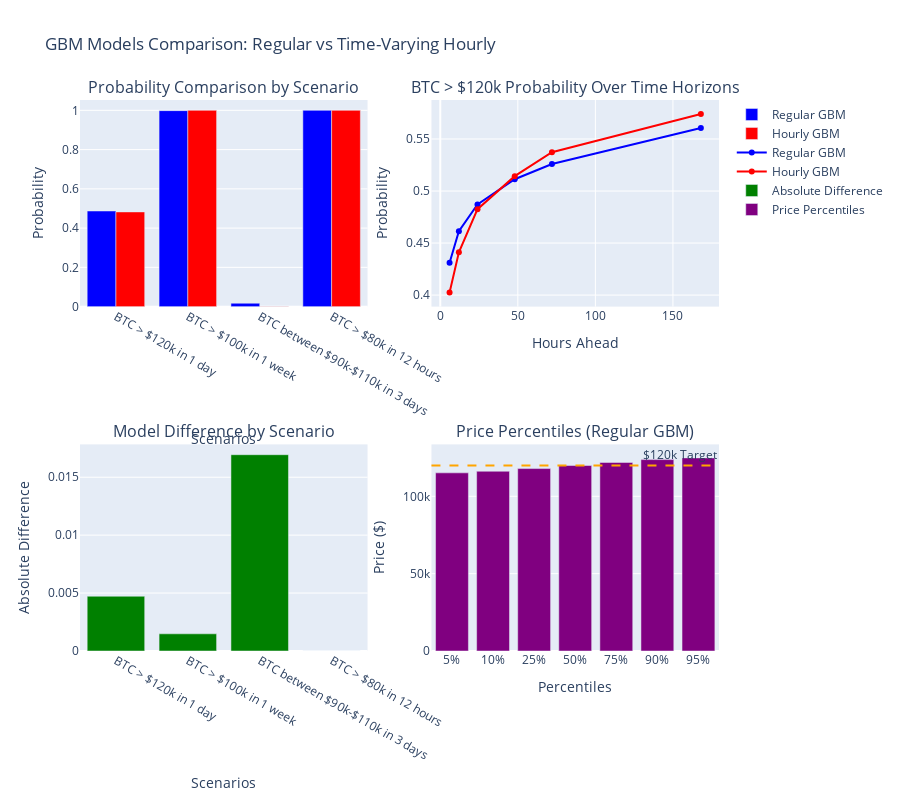

The notebook cell this image was saved under:
### Code cell
# Create main comparison visualization
fig = make_subplots(
    rows=2, cols=2,
    subplot_titles=[
        'Probability Comparison by Scenario',
        'BTC > $120k Probability Over Time Horizons',
        'Model Difference by Scenario',
        'Price Percentiles (Regular GBM)'
    ],
    specs=[[{"type": "bar"}, {"type": "scatter"}],
           [{"type": "bar"}, {"type": "bar"}]]
)

# 1. Probability comparison by scenario
scenarios_names = [r['scenario'] for r in comparison_results]
regular_probs = [r['regular_prob'] for r in comparison_results]
hourly_probs = [r['hourly_template_prob'] for r in comparison_results]

fig.add_trace(
    go.Bar(name="Regular GBM", x=scenarios_names, y=regular_probs, marker_color='blue'),
    row=1, col=1
)
fig.add_trace(
    go.Bar(name="Hourly GBM", x=scenarios_names, y=hourly_probs, marker_color='red'),
    row=1, col=1
)

# 2. BTC > $120k probability over different time horizons
time_horizons_hours = [6, 12, 24, 48, 72, 168]  # 6h to 1 week
time_horizons_days = [h/24 for h in time_horizons_hours]
regular_probs_time = []
hourly_probs_time = []

for hours, days in zip(time_horizons_hours, time_horizons_days):
    reg_p = regular_gbm.p_above_target(current_btc_price, 120000, days)
    hour_p = hourly_5min_gbm.p_above_target(current_time, current_btc_price, 120000, hours)
    regular_probs_time.append(reg_p)
    hourly_probs_time.append(hour_p)

fig.add_trace(
    go.Scatter(x=time_horizons_hours, y=regular_probs_time, 
               mode='lines+markers', name="Regular GBM", line=dict(color='blue')),
    row=1, col=2
)
fig.add_trace(
    go.Scatter(x=time_horizons_hours, y=hourly_probs_time, 
               mode='lines+markers', name="Hourly GBM", line=dict(color='red')),
    row=1, col=2
)

# 3. Model difference by scenario
differences = [r['diff_regular_hourly'] for r in comparison_results]
fig.add_trace(
    go.Bar(x=scenarios_names, y=differences, marker_color='green', name="Absolute Difference"),
    row=2, col=1
)

# 4. Price percentiles for BTC > $120k scenario
percentiles = ['5%', '10%', '25%', '50%', '75%', '90%', '95%']
percentile_values = [regular_analysis['price_percentiles'][p] for p in percentiles]

fig.add_trace(
    go.Bar(x=percentiles, y=percentile_values, marker_color='purple', name="Price Percentiles"),
    row=2, col=2
)

# Add horizontal line for $120k target
fig.add_hline(y=120000, line_dash="dash", line_color="orange", 
              annotation_text="$120k Target", row=2, col=2)

# Update layout
fig.update_xaxes(title_text="Scenarios", row=1, col=1)
fig.update_yaxes(title_text="Probability", row=1, col=1)

fig.update_xaxes(title_text="Hours Ahead", row=1, col=2)
fig.update_yaxes(title_text="Probability", row=1, col=2)

fig.update_xaxes(title_text="Scenarios", row=2, col=1)
fig.update_yaxes(title_text="Absolute Difference", row=2, col=1)

fig.update_xaxes(title_text="Percentiles", row=2, col=2)
fig.update_yaxes(title_text="Price ($)", row=2, col=2)

fig.update_layout(
    height=800,
    title_text="GBM Models Comparison: Regular vs Time-Varying Hourly",
    showlegend=True
)

fig.show()

### Figure 1 — Plotly figure (JSON) as saved in the notebook; plotly's stock layout.template omitted (floating-point values rounded to 4 significant figures)
{"data": [{"marker": {"color": "blue"}, "name": "Regular GBM", "type": "bar", "x": ["BTC > $120k in 1 day", "BTC > $100k in 1 week", "BTC between $90k-$110k in 3 days", "BTC > $80k in 12 hours"], "xaxis": "x", "y": [0.4871, 0.9985, 0.01731, 1], "yaxis": "y"}, {"marker": {"color": "red"}, "name": "Hourly GBM", "type": "bar", "x": ["BTC > $120k in 1 day", "BTC > $100k in 1 week", "BTC between $90k-$110k in 3 days", "BTC > $80k in 12 hours"], "xaxis": "x", "y": [0.4824, 1.0, 0.0003616, 1], "yaxis": "y"}, {"line": {"color": "blue"}, "mode": "lines+markers", "name": "Regular GBM", "type": "scatter", "x": [6, 12, 24, 48, 72, 168], "xaxis": "x2", "y": [0.4312, 0.4614, 0.4871, 0.5114, 0.526, 0.5605], "yaxis": "y2"}, {"line": {"color": "red"}, "mode": "lines+markers", "name": "Hourly GBM", "type": "scatter", "x": [6, 12, 24, 48, 72, 168], "xaxis": "x2", "y": [0.4024, 0.4412, 0.4826, 0.5143, 0.5374, 0.574], "yaxis": "y2"}, {"marker": {"color": "green"}, "name": "Absolute Difference", "type": "bar", "x": ["BTC > $120k in 1 day", "BTC > $100k in 1 week", "BTC between $90k-$110k in 3 days", "BTC > $80k in 12 hours"], "xaxis": "x3", "y": [0.004727, 0.001484, 0.01694, 0], "yaxis": "y3"}, {"marker": {"color": "purple"}, "name": "Price Percentiles", "type": "bar", "x": ["5%", "10%", "25%", "50%", "75%", "90%", "95%"], "xaxis": "x4", "y": [115200.0, 116200.0, 117900.0, 119900.0, 121900.0, 123700.0, 124800.0], "yaxis": "y4"}], "layout": {"annotations": [{"font": {"size": 16}, "showarrow": false, "text": "Probability Comparison by Scenario", "x": 0.225, "xanchor": "center", "xref": "paper", "y": 1, "yanchor": "bottom", "yref": "paper"}, {"font": {"size": 16}, "showarrow": false, "text": "BTC > $120k Probability Over Time Horizons", "x": 0.775, "xanchor": "center", "xref": "paper", "y": 1, "yanchor": "bottom", "yref": "paper"}, {"font": {"size": 16}, "showarrow": false, "text": "Model Difference by Scenario", "x": 0.225, "xanchor": "center", "xref": "paper", "y": 0.375, "yanchor": "bottom", "yref": "paper"}, {"font": {"size": 16}, "showarrow": false, "text": "Price Percentiles (Regular GBM)", "x": 0.775, "xanchor": "center", "xref": "paper", "y": 0.375, "yanchor": "bottom", "yref": "paper"}, {"showarrow": false, "text": "$120k Target", "x": 1, "xanchor": "right", "xref": "x4 domain", "y": 120000, "yanchor": "bottom", "yref": "y4"}], "height": 800, "shapes": [{"line": {"color": "orange", "dash": "dash"}, "type": "line", "x0": 0, "x1": 1, "xref": "x4 domain", "y0": 120000, "y1": 120000, "yref": "y4"}], "showlegend": true, "title": {"text": "GBM Models Comparison: Regular vs Time-Varying Hourly"}, "xaxis": {"anchor": "y", "domain": [0, 0.45], "title": {"text": "Scenarios"}}, "xaxis2": {"anchor": "y2", "domain": [0.55, 1], "title": {"text": "Hours Ahead"}}, "xaxis3": {"anchor": "y3", "domain": [0, 0.45], "title": {"text": "Scenarios"}}, "xaxis4": {"anchor": "y4", "domain": [0.55, 1], "title": {"text": "Percentiles"}}, "yaxis": {"anchor": "x", "domain": [0.625, 1], "title": {"text": "Probability"}}, "yaxis2": {"anchor": "x2", "domain": [0.625, 1], "title": {"text": "Probability"}}, "yaxis3": {"anchor": "x3", "domain": [0, 0.375], "title": {"text": "Absolute Difference"}}, "yaxis4": {"anchor": "x4", "domain": [0, 0.375], "title": {"text": "Price ($)"}}}}
